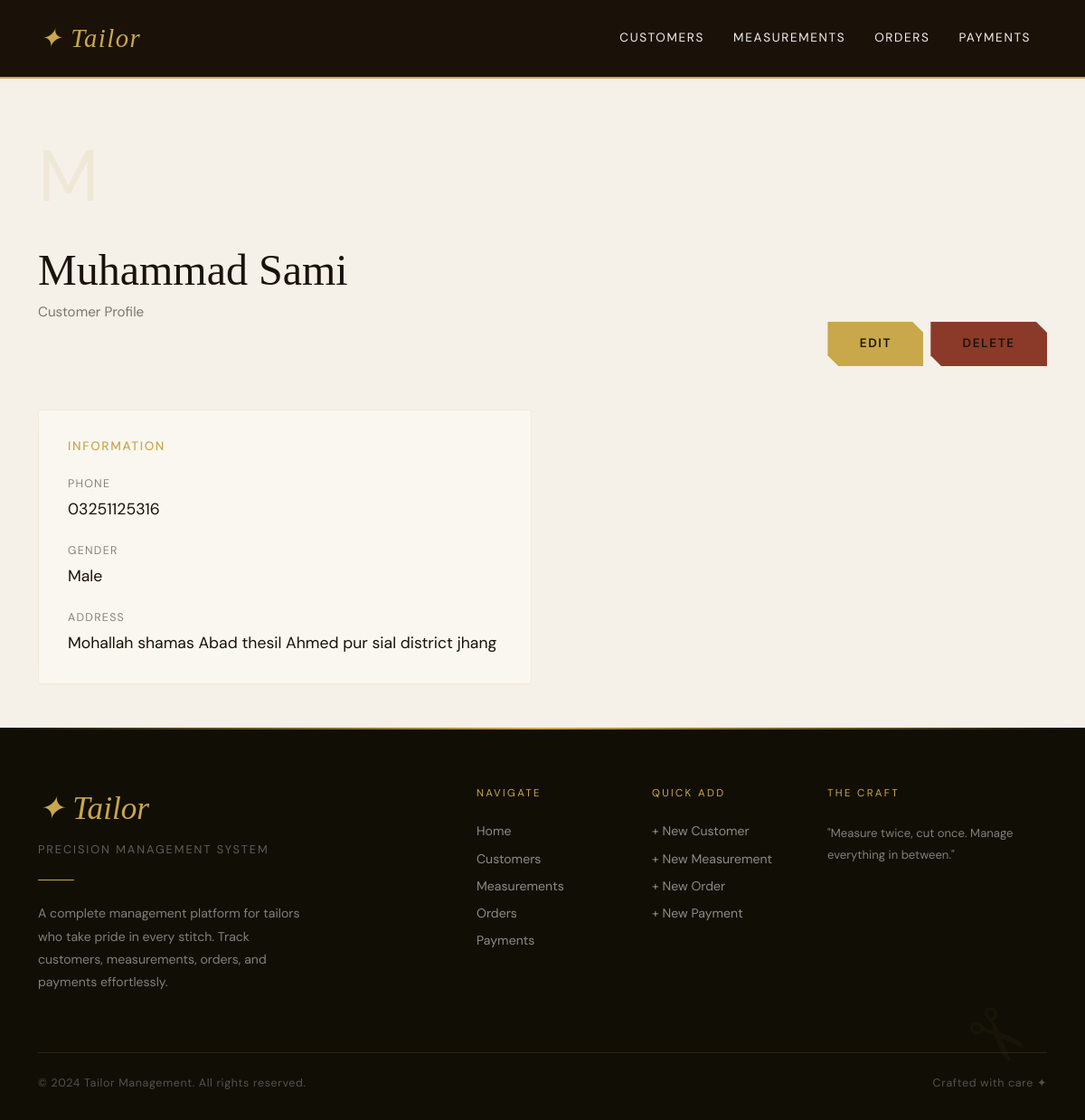
Screenshot of /customers/1/ with the database file from the repository.
### tailor/models.py (models this page shows, shortened)
class Customer(models.Model):
    GENDER_CHOICES = (
        ('Male', 'Male'),
        ('Female', 'Female'),
    )
    name = models.CharField(max_length=100)
    phone = models.CharField(max_length=15)
    address = models.TextField()
    gender = models.CharField(max_length=10, choices=GENDER_CHOICES)

### tailor/views.py (the view)
# urls.py: path('customers/<int:pk>/', views.CustomerDetailView.as_view(), name='customer-detail'),
class CustomerDetailView(generic.DetailView):
    model = Customer
    template_name = 'tailor/customer_detail.html'

### tailor/templates/tailor/customer_detail.html (shortened to what this page needs)
{% extends 'tailor/base.html' %}
{% block content %}
<div class="page-content">
  <div class="container">
    <div class="row mb-5">
      <div class="col-lg-6">
        <div style="font-size: 5rem; color: var(--gold); opacity: 0.1; margin-bottom: 1rem;">{{ object.name|first|upper }}</div>
        <h2 class="section-heading">{{ object.name }}</h2>
        <p class="section-sub">Customer Profile</p>
      </div>
      <div class="col-lg-6 d-flex align-items-end justify-content-lg-end gap-2">
        <a href="{% url 'customer-edit' object.pk %}" class="hero-cta" style="animation: none; opacity: 1;">Edit</a>
        <a href="{% url 'customer-delete' object.pk %}" class="hero-cta" style="animation: none; opacity: 1; background: var(--rust);">Delete</a>
      </div>
    </div>
    <div class="row">
      <div class="col-lg-6">
        <div class="glass" style="padding: 2rem; border: 1px solid rgba(200,168,75,0.15);">
          <h4 style="color: var(--gold); font-size: 0.85rem; letter-spacing: 0.12em; text-transform: uppercase; margin-bottom: 1.5rem;">Information</h4>
          <div style="display: flex; flex-direction: column; gap: 1.5rem;">
            <div>
              <div style="font-size: 0.78rem; letter-spacing: 0.1em; text-transform: uppercase; color: rgba(26,18,8,0.5);">Phone</div>
              <div style="font-size: 1.1rem; margin-top: 0.3rem;">{{ object.phone|default:"-" }}</div>
            </div>
            <div>
              <div style="font-size: 0.78rem; letter-spacing: 0.1em; text-transform: uppercase; color: rgba(26,18,8,0.5);">Gender</div>
              <div style="font-size: 1.1rem; margin-top: 0.3rem;">{{ object.gender|default:"-" }}</div>
            </div>
            <div>
              <div style="font-size: 0.78rem; letter-spacing: 0.1em; text-transform: uppercase; color: rgba(26,18,8,0.5);">Address</div>
              <div style="font-size: 1.1rem; margin-top: 0.3rem;">{{ object.address|default:"-" }}</div>
            </div>
          </div>
        </div>
      </div>
    </div>
  </div>
</div>
{% endblock %}

### tailor/templates/tailor/base.html (style rules this page uses)
:root { --ink: #1a1208; --cream: #f5f0e8; --gold: #c8a84b; --gold-light: #e8d5a0; --rust: #8b3a2a; --sage: #4a5e4a; --card-bg: #fffdf8; --shadow: rgba(26,18,8,0.12); }
* { margin: 0; padding: 0; box-sizing: border-box; }
body { font-family: 'DM Sans', sans-serif; background: var(--cream); color: var(--ink); overflow-x: hidden; }
.hero-cta { display: inline-flex; align-items: center; gap: 0.75rem; padding: 0.9rem 2.2rem; background: var(--gold); color: var(--ink); font-size: 0.85rem; letter-spacing: 0.12em; text-transform: uppercase; font-weight: 600; text-decoration: none; transition: all 0.3s ease; opacity: 0; animation: fadeUp 0.8s 1s ease forwards; clip-path: polygon(0 0, calc(100% - 12px) 0, 100% 12px, 100% 100%, 12px 100%, 0 calc(100% - 12px)); }
.section-heading { font-family: 'Playfair Display', serif; font-size: clamp(2rem, 4vw, 3.2rem); color: var(--ink); margin-bottom: 0.5rem; line-height: 1.15; }
.section-sub { color: rgba(26,18,8,0.55); font-size: 0.95rem; margin-bottom: 3rem; }
.glass { background: rgba(255,253,248,0.5); backdrop-filter: blur(10px); -webkit-backdrop-filter: blur(10px); border: 1px solid rgba(200,168,75,0.15); border-radius: 4px; }
.page-content { min-height: 40vh; padding: 3rem 0; background: var(--cream); }

### rows the page displays
Customer: name "Muhammad Sami", phone "03251125316", gender "Male", address "Mohallah shamas Abad thesil Ahmed pur sial district jhang"
